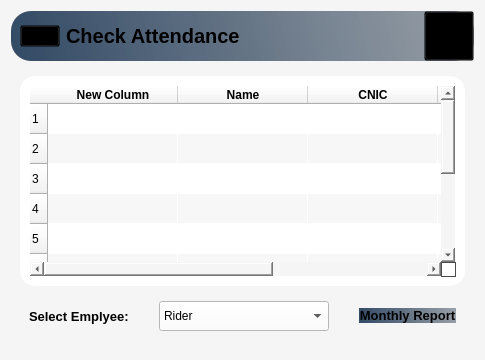
      <widget class="QWidget" name="CheckAttendance_Page">
       <property name="styleSheet">
        <string notr="true">*{
background-color:#f5f5f5;
}
#HeaderFrame_4{
background-color:qlineargradient(spread:pad,x1:0,y1:0.505682,x2:1,y2:0.477,stop:0 rgba(20,47,78,219),stop:1 rgba(85,98,112,150));
 border-radius: 20px;
}
#btn_MonthlyReport{
background-color:qlineargradient(spread:pad,x1:0,y1:0.505682,x2:1,y2:0.477,stop:0 rgba(20,47,78,219),stop:1 rgba(85,98,112,150));
 border-radius: 15px;
}
#widget_28{
background-color:#fff;
 border-radius: 15px;
}
#widget_26,QPushButton,#appHeader_4,#widget_27,#table_CheckAttendance{
background:transparent;
}
#cmb_Employee_2{
background-color:#fff;
}

#btn_MonthlyReport:hover,#accountBtn_4:hover{
background-color:#ececec;

 border-radius: 20px;
}</string>
       </property>
       <layout class="QVBoxLayout" name="verticalLayout_27">
        <item>
         <widget class="QWidget" name="widget_24" native="true">
          <layout class="QVBoxLayout" name="verticalLayout_28">
           <property name="leftMargin">
            <number>0</number>
           </property>
           <property name="topMargin">
            <number>0</number>
           </property>
           <property name="rightMargin">
            <number>0</number>
           </property>
           <property name="bottomMargin">
            <number>0</number>
           </property>
           <item alignment="Qt::AlignTop">
            <widget class="QWidget" name="HeaderFrame_4" native="true">
             <property name="autoFillBackground">
              <bool>false</bool>
             </property>
             <layout class="QHBoxLayout" name="horizontalLayout_39">
              <property name="spacing">
               <number>0</number>
              </property>
              <property name="leftMargin">
               <number>0</number>
              </property>
              <property name="topMargin">
               <number>0</number>
              </property>
              <property name="rightMargin">
               <number>0</number>
              </property>
              <property name="bottomMargin">
               <number>0</number>
              </property>
              <item alignment="Qt::AlignLeft">
               <widget class="QWidget" name="widget_26" native="true">
                <layout class="QHBoxLayout" name="horizontalLayout_19">
                 <property name="topMargin">
                  <number>0</number>
                 </property>
                 <property name="bottomMargin">
                  <number>0</number>
                 </property>
                 <item>
                  <widget class="QPushButton" name="menuBtn_5">
                   <property name="text">
                    <string/>
                   </property>
                   <property name="icon">
                    <iconset resource="Resource.qrc">
                     <normaloff>:/Black Icons/Graphics/featherBlack/menu.svg</normaloff>:/Black Icons/Graphics/featherBlack/menu.svg</iconset>
                   </property>
                   <property name="iconSize">
                    <size>
                     <width>24</width>
                     <height>24</height>
                    </size>
                   </property>
                  </widget>
                 </item>
                 <item>
                  <widget class="QLabel" name="appHeader_4">
                   <property name="font">
                    <font>
                     <pointsize>15</pointsize>
                     <weight>75</weight>
                     <bold>true</bold>
                    </font>
                   </property>
                   <property name="text">
                    <string>Check Attendance</string>
                   </property>
                  </widget>
                 </item>
                </layout>
               </widget>
              </item>
              <item>
               <widget class="QWidget" name="widget_27" native="true">
                <layout class="QHBoxLayout" name="horizontalLayout_41">
                 <property name="spacing">
                  <number>0</number>
                 </property>
                 <property name="leftMargin">
                  <number>0</number>
                 </property>
                 <property name="topMargin">
                  <number>0</number>
                 </property>
                 <property name="rightMargin">
                  <number>0</number>
                 </property>
                 <property name="bottomMargin">
                  <number>0</number>
                 </property>
                 <item alignment="Qt::AlignRight">
                  <widget class="QPushButton" name="accountBtn_4">
                   <property name="minimumSize">
                    <size>
                     <width>50</width>
                     <height>50</height>
                    </size>
                   </property>
                   <property name="text">
                    <string/>
                   </property>
                   <property name="icon">
                    <iconset resource="Resource.qrc">
                     <normaloff>:/Black Icons/Graphics/featherBlack/user.svg</normaloff>:/Black Icons/Graphics/featherBlack/user.svg</iconset>
                   </property>
                   <property name="iconSize">
                    <size>
                     <width>32</width>
                     <height>32</height>
                    </size>
                   </property>
                  </widget>
                 </item>
                </layout>
               </widget>
              </item>
             </layout>
            </widget>
           </item>
           <item>
            <widget class="QWidget" name="widget_25" native="true">
             <layout class="QVBoxLayout" name="verticalLayout_19">
              <item>
               <widget class="QWidget" name="widget_28" native="true">
                <layout class="QHBoxLayout" name="horizontalLayout_54">
                 <item>
                  <widget class="QTableWidget" name="table_CheckAttendance">
                   <property name="alternatingRowColors">
                    <bool>true</bool>
                   </property>
                   <property name="rowCount">
                    <number>10</number>
                   </property>
                   <property name="columnCount">
                    <number>5</number>
                   </property>
                   <attribute name="horizontalHeaderDefaultSectionSize">
                    <number>130</number>
                   </attribute>
                   <attribute name="horizontalHeaderStretchLastSection">
                    <bool>true</bool>
                   </attribute>
                   <attribute name="verticalHeaderStretchLastSection">
                    <bool>true</bool>
                   </attribute>
                   <row/>
                   <row/>
                   <row/>
                   <row/>
                   <row/>
                   <row/>
                   <row/>
                   <row/>
                   <row/>
                   <row/>
                   <column>
                    <property name="text">
                     <string>New Column</string>
                    </property>
                    <property name="font">
                     <font>
                      <weight>75</weight>
                      <bold>true</bold>
                     </font>
                    </property>
                   </column>
                   <column>
                    <property name="text">
                     <string>Name</string>
                    </property>
                    <property name="font">
                     <font>
                      <weight>75</weight>
                      <bold>true</bold>
                     </font>
                    </property>
                   </column>
                   <column>
                    <property name="text">
                     <string>CNIC</string>
                    </property>
                    <property name="font">
                     <font>
                      <weight>75</weight>
                      <bold>true</bold>
                     </font>
                    </property>
                   </column>
                   <column>
                    <property name="text">
                     <string>Status</string>
                    </property>
                    <property name="font">
                     <font>
                      <weight>75</weight>
                      <bold>true</bold>
                     </font>
                    </property>
                   </column>
                   <column>
                    <property name="text">
                     <string>Attendance Status</string>
                    </property>
                    <property name="font">
                     <font>
                      <weight>75</weight>
                      <bold>true</bold>
                     </font>
                    </property>
                   </column>
                  </widget>
                 </item>
                </layout>
               </widget>
              </item>
              <item alignment="Qt::AlignLeft">
               <widget class="QWidget" name="widget_14" native="true">
                <layout class="QHBoxLayout" name="horizontalLayout_20">
                 <property name="spacing">
                  <number>30</number>
                 </property>
                 <item>
                  <widget class="QLabel" name="label_11">
                   <property name="font">
                    <font>
                     <pointsize>10</pointsize>
                     <weight>75</weight>
                     <bold>true</bold>
                    </font>
                   </property>
                   <property name="text">
                    <string>Select Emplyee:</string>
                   </property>
                  </widget>
                 </item>
                 <item>
                  <widget class="QComboBox" name="cmb_Employee_2">
                   <property name="minimumSize">
                    <size>
                     <width>170</width>
                     <height>30</height>
                    </size>
                   </property>
                   <item>
                    <property name="text">
                     <string>Rider</string>
                    </property>
                   </item>
                   <item>
                    <property name="text">
                     <string>Sales Agent</string>
                    </property>
                   </item>
                   <item>
                    <property name="text">
                     <string>Inventory Supervisor</string>
                    </property>
                   </item>
                  </widget>
                 </item>
                 <item>
                  <widget class="QPushButton" name="btn_MonthlyReport">
                   <property name="font">
                    <font>
                     <pointsize>10</pointsize>
                     <weight>75</weight>
                     <bold>true</bold>
                    </font>
                   </property>
                   <property name="text">
                    <string>Monthly Report</string>
                   </property>
                  </widget>
                 </item>
                </layout>
               </widget>
              </item>
             </layout>
            </widget>
           </item>
          </layout>
         </widget>
        </item>
       </layout>
      </widget>
